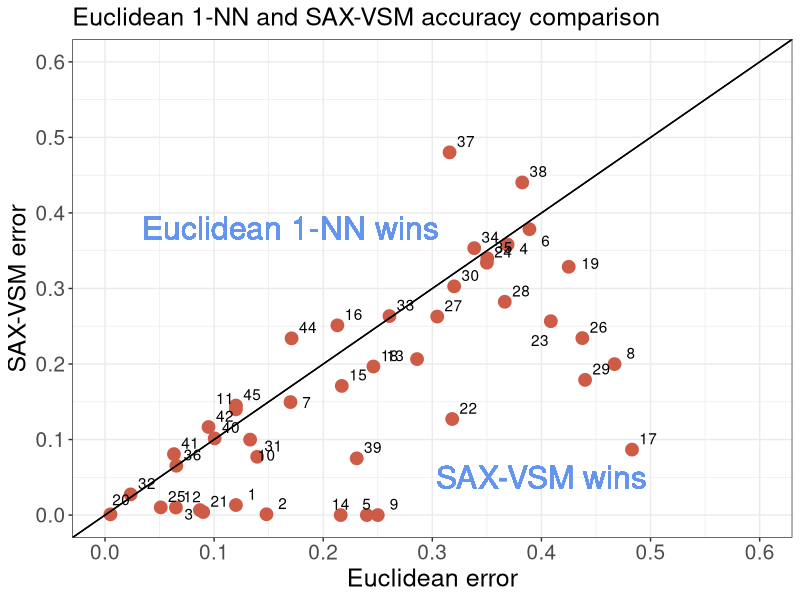
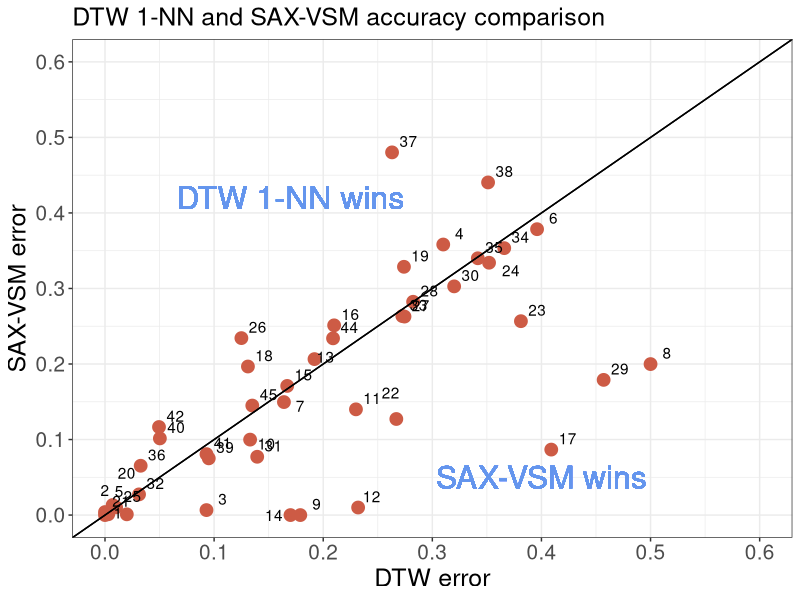
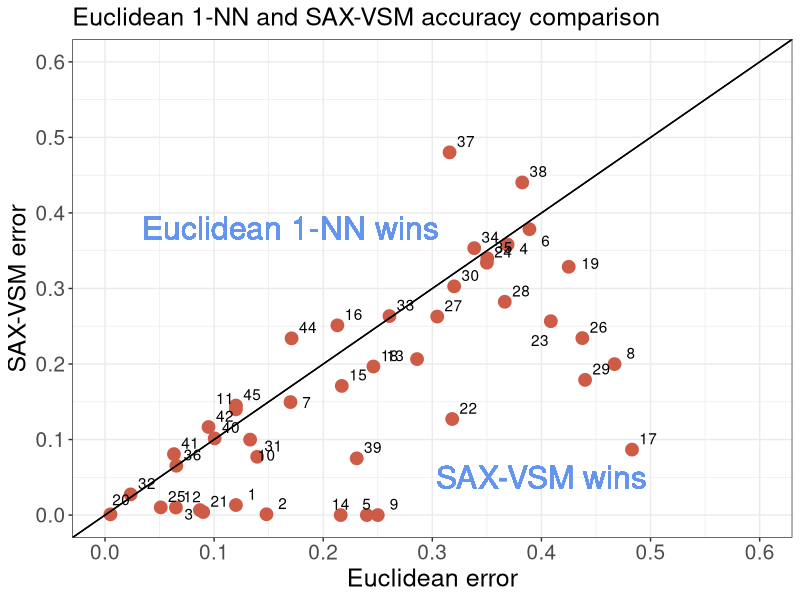
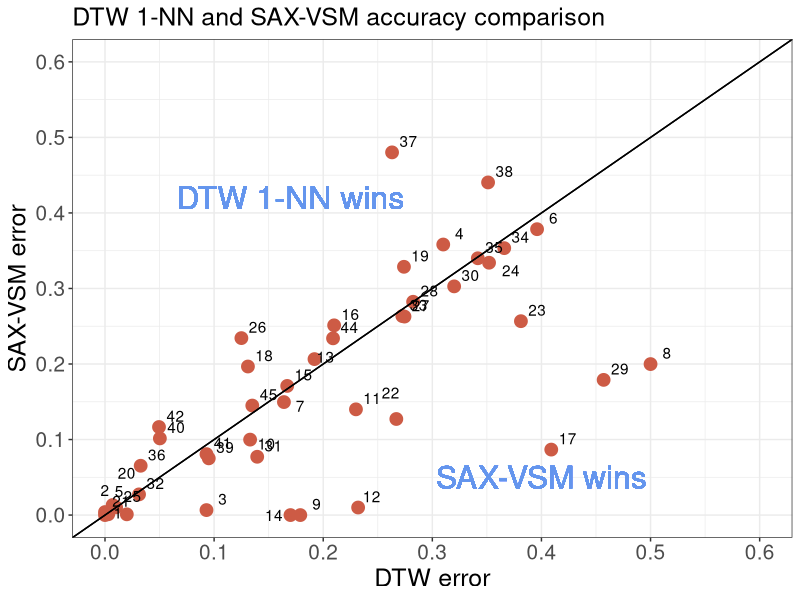

These charts were generated, in order, by the following R code:
require(ggplot2)
require(Cairo)
require(reshape)
require(scales)
require(RColorBrewer)
require(grid)
library(gridExtra)
require("lattice")

euclidean=c(0.12,   0.148,  0.087,  0.369,  0.24,
            0.389,  0.170,  0.467,  0.25,   0.133,
            0.12,   0.0650, 0.286,  0.216,  0.217,
            0.213,  0.483,  0.246,  0.425,  0.005,  
            0.09,   0.3182, 0.4086, 0.35,   0.0511, 
            0.4375, 0.3045, 0.3664, 0.44,   0.32,
            0.1395, 0.0235, 0.2607, 0.3384, 0.3504, 
            0.0654, 0.3158, 0.3824, 0.2307, 0.1005, 
            0.0632, 0.0949, 0.9132, 0.171, 0.120)

dtw=      c(0.007,  0.003,  0.093,  0.310,  0.0,
            0.396,  0.164,  0.5,    0.179,   0.133,
            0.23,   0.232,  0.192,  0.170,  0.167,  
            0.210,  0.409,  0.131,  0.274,  0.020,  
            0.0,    0.267, 0.3812, 0.352,   0.0102, 
            0.125,  0.2745, 0.2824, 0.457,  0.32, 
            0.1395, 0.0312, 0.2725, 0.3659, 0.3417,
            0.0327, 0.2631, 0.3511, 0.0951, 0.0503,
            0.093,  0.0495, 0.9132, 0.209,  0.135)

jmotif=c(0.0133, 0.0011, 0.0066, 0.3582, 0.0,
         0.3785, 0.1496, 0.1999, 0.0, 0.0999,
         0.1400, 0.0100, 0.2065, 0.0, 0.171,
         0.2512, 0.0867, 0.1967, 0.3287, 0.0010,
         0.0040, 0.1272, 0.2567, 0.3341, 0.0102,
         0.2343, 0.2628, 0.2824, 0.1790, 0.3028,
         0.0772, 0.0274, 0.2635, 0.3534, 0.3400,
         0.0653, 0.4802, 0.4404, 0.0751, 0.1015,
         0.0807, 0.1166, 0.3227, 0.2340, 0.1450)

sum(euclidean)
sum(dtw)
sum(jmotif)

px=c(euclidean+0.015)
py=c(jmotif+0.015)
px[3]=px[3]-0.025
py[3]=py[3]-0.02
py[4]=py[4]-0.02
px[5]=px[5]-0.015
py[6]=py[6]-0.03
py[7]=py[7]-0.015
py[10]=py[10]-0.035
px[11]=px[11]-0.025
px[13]=px[13]-0.035
py[13]=py[13]-0.01
px[14]=px[14]-0.015
px[19]=px[19]+0.005
py[19]=py[19]-0.01
px[20]=px[20]-0.005
py[20]=py[20]+0.005
px[23]=px[23]-0.025
py[23]=py[23]-0.04

data=data.frame(x=euclidean,y=jmotif,px,py,labels=paste(c(1:length(jmotif))))

p <- ggplot(data, aes(x, y,label=labels)) + geom_point(size=4,col="coral3") + theme_bw() +
  geom_abline(intercept = 0, slope=1) + geom_text(aes(px,py,label=labels)) +
  geom_text(x = 0.17, y = 0.38, label = "Euclidean 1-NN wins",col="cornflowerblue",size = 8,face="bold") +
  geom_text(x = 0.4, y = 0.05, label = "SAX-VSM wins",col="cornflowerblue",size = 8) +
  scale_x_continuous("Euclidean error", limits=c(0,0.6), breaks=seq(0,1,0.1)) + 
  scale_y_continuous("SAX-VSM error", limits=c(0,0.6), breaks=seq(0,1,0.1)) + 
  ggtitle("Euclidean 1-NN and SAX-VSM accuracy comparison") +
  geom_abline(intercept = 0, slope=1) +
  theme(plot.title=element_text(size=18),axis.text.x=element_text(size=15), 
        axis.text.y=element_text(size=15),axis.title.x=element_text(size=18), 
        axis.title.y=element_text(size=18))
p

Cairo(width = 550, height = 550, file="comparison_euclidean.png", type="png", pointsize=12, 
      bg = "transparent", canvas = "white", units = "px", dpi = 96)
print(p)
dev.off()
#
#
#
px=c(dtw+0.015)
py=c(jmotif+0.015)
py[1]=py[1]-0.025
px[1]=px[1]-0.01
py[2]=py[2]+0.017
px[2]=px[2]-0.018
px[5]=px[5]-0.002
py[5]=py[5]+0.017
py[20]=py[20]+0.04
px[20]=px[20]-0.015
px[12]=px[12]-0.0025
py[7]=py[7]-0.02
py[10]=py[10]-0.02
px[13]=px[13]-0.005
py[13]=py[13]-0.012
px[14]=px[14]-0.03
py[14]=py[14]-0.015
py[22]=py[22]+0.02
px[22]=px[22]-0.02
py[24]=py[24]-0.025
px[24]=px[24]+0.005

data=data.frame(x=dtw,y=jmotif,px,py,labels=paste(c(1:length(jmotif))))

p1 <- ggplot(data, aes(x, y,label=labels)) + geom_point(size=4,col="coral3") + theme_bw() +
  geom_abline(intercept = 0, slope=1) + geom_text(aes(px,py,label=labels)) +
  geom_text(x = 0.17, y = 0.42, label = "DTW 1-NN wins",col="cornflowerblue",size = 8,face="bold") +
  geom_text(x = 0.4, y = 0.05, label = "SAX-VSM wins",col="cornflowerblue",size = 8) +
  scale_x_continuous("DTW error", limits=c(0,0.6), breaks=seq(0,1,0.1)) + 
  scale_y_continuous("SAX-VSM error", limits=c(0,0.6), breaks=seq(0,1,0.1)) + 
  ggtitle("DTW 1-NN and SAX-VSM accuracy comparison") +
  geom_abline(intercept = 0, slope=1) +
  theme(plot.title=element_text(size=18),axis.text.x=element_text(size=15), 
        axis.text.y=element_text(size=15),axis.title.x=element_text(size=18), 
        axis.title.y=element_text(size=18))
p1

Cairo(width = 550, height = 550, file="comparison_dtw.png", type="png", pointsize=12, 
      bg = "transparent", canvas = "white", units = "px", dpi = 96)
print(p1)
dev.off()

Cairo(width = 1100, height = 500, file="comparison.png", type="png", pointsize=7, 
      bg = "transparent", canvas = "white", units = "px", dpi = 96)
print(arrangeGrob(p, p1, ncol=2))
dev.off()
